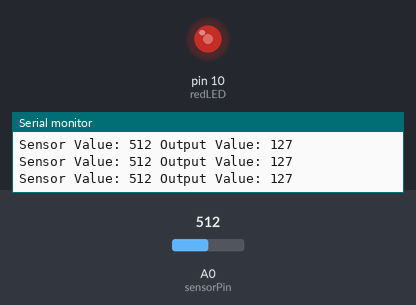
Bench run of a sketch on a simulated Arduino Uno, built with avr-gcc and run on an emulated ATmega328P. Shown: output pins drawn as LEDs (lit = HIGH), the last lines printed to the serial monitor. The inputs (shaded band) are chosen by the test bench; at power-on: A0 (sensorPin) = 512.

Above: at 1.2 s.
1.3 s: A0 (sensorPin) set to 416
At 1.8 s:
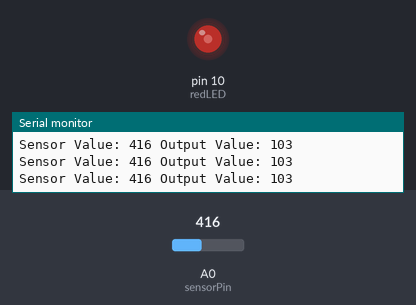
4.3 s: A0 (sensorPin) set to 390
At 5.3 s:
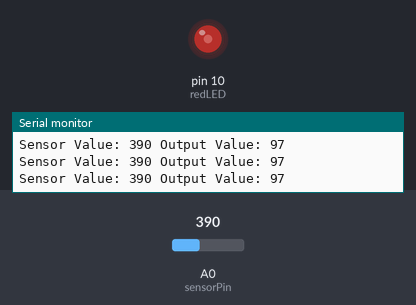
7.3 s: A0 (sensorPin) set to 716
At 8.5 s:
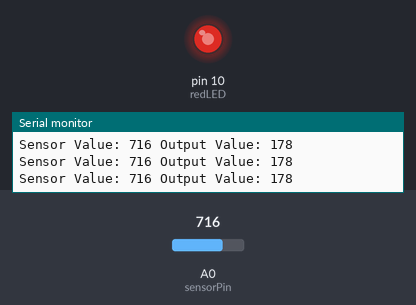
8.8 s: A0 (sensorPin) set to 900
At 9.8 s:
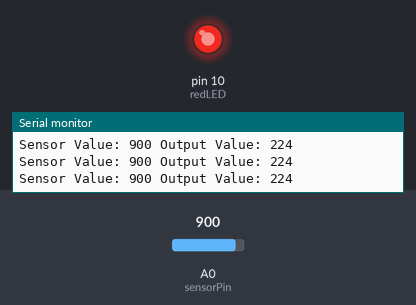
10.3 s: A0 (sensorPin) set to 122
At 10.9 s:
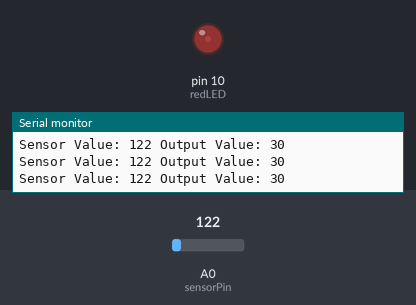
11.8 s: A0 (sensorPin) set to 107
At 13.0 s:
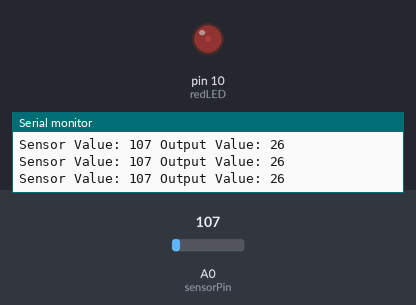
13.3 s: A0 (sensorPin) set to 89
Timing chart, 0 to 16.3 s (numbered marks = the images above; inputs shaded):
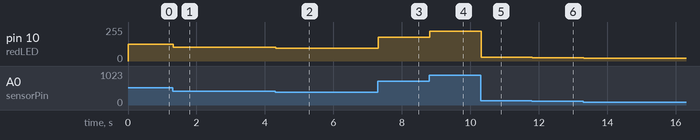

The sketch:

_2.5_potFadeSerialMethod.ino
```cpp
/*
 * This is the program header put things like the date, your name
 * And a description of what your program does here
 *
 * Michal Britt-Crane 7/5/2015
 *
 * This program reads the value from a potentiometer and fades an LED dimmer or brighter
 * and print the input value, and output value to the console
 */

// Constants
const int redLED = 10;          // red LED on pin 10

// Variables
int sensorPin = A0;             // sensor attached to pin A0 (analog input #0)
int sensorValue = 0;            // variable used to store the value coming from the sensor: 0-1023
int outputValue = 0;            // variable used to store the value used to fade the LED:   0- 255

void setup() {                  // start setup, this code runs once at startup
  pinMode(redLED, OUTPUT);      // set redLED as an output
  Serial.begin(9600);           // startup the serial port at 9600 bits per seccond (baud)
}                               // end setup

void loop() {                           // start main loop
  sensorValue = analogRead(sensorPin);  // read the value of the potentiometer and store in "sensorValue" between 0 & 1023
  outputValue = map(sensorValue, 0, 1023, 0, 255);    // map the sensorValue down from 0-1023 to 0-255
  analogWrite(redLED, outputValue);       // use the "analogWrite" method to fade the redLED
  printValues();                        // run the "printValues" Method, see below
}                                       // end main loop, repeat to top

void printValues(){                     // this is a method, it is a block of code that you can call with a single line: printValues();
  Serial.print("Sensor Value: ");       // print "Sensor Value: " to the Serial console
  Serial.print(sensorValue);            // print the sensorValue (0-1023)
  Serial.print(" Output Value: ");      // print " Output Value: "
  Serial.print(outputValue);            // print the fadeValue (0-255)
  Serial.println();                            // carrage return
}
```

Measured:
- after the input at 1.3 s, pin 10 (redLED): 127/255 → 103/255 at once
- after the input at 4.3 s, pin 10 (redLED): 103/255 → 97/255 at once
- after the input at 7.3 s, pin 10 (redLED): 97/255 → 178/255 at once
- after the input at 8.8 s, pin 10 (redLED): 178/255 → 224/255 at once
- after the input at 10.3 s, pin 10 (redLED): 224/255 → 30/255 at once
- after the input at 11.8 s, pin 10 (redLED): 30/255 → 26/255 at once
- after the input at 13.3 s, pin 10 (redLED): 26/255 → 22/255 at once
